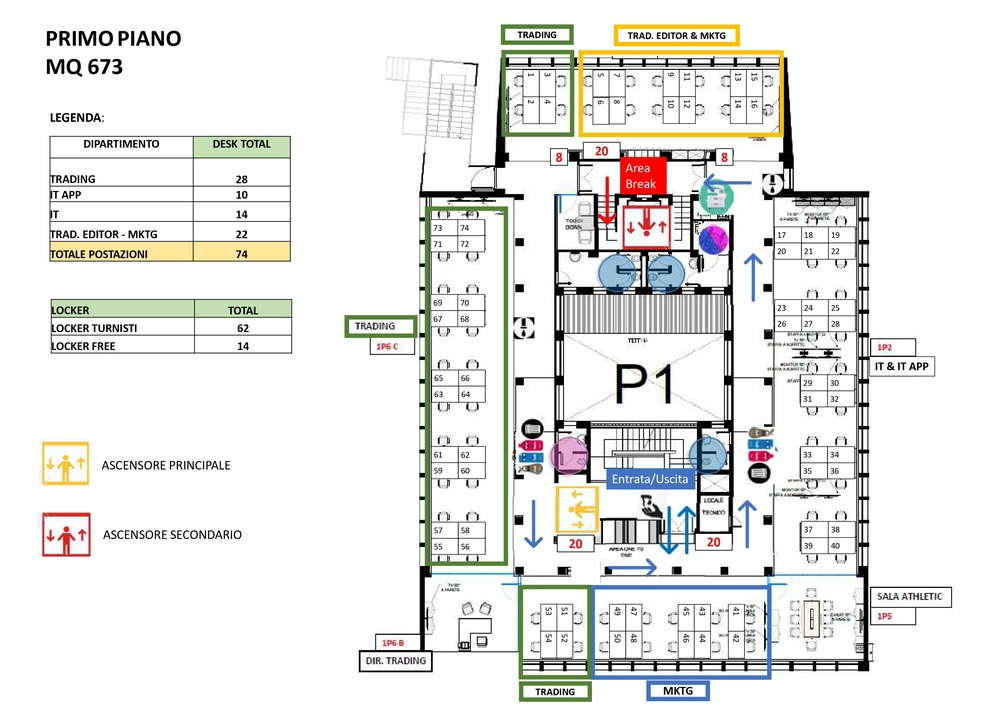
#> input picture assets/images/piano_1.jpg, 999 x 706 px, shrunk from 3509 x 2481 before the run
$ python script_pos.py
#> lines starting #> are read from the running program, lines starting #| are printed output that depends on the picture
import matplotlib.pyplot as plt
import matplotlib.image as mpimg
from matplotlib.widgets import TextBox, Button
import csv, os

class Annotatore:
    def __init__(self, file_img, out_csv, start_id=1):
#> called with file_img = 'piano_1.jpg', out_csv = 'p1_points.csv', start_id = 1
        self.img_path = file_img
        self.out_csv = out_csv
        self.start_id = start_id
        self.img = mpimg.imread(file_img)
#> self.img is the input picture: shape (706, 999, 3); mean R, G, B 232, 231.9, 229.8

        self.points = []          # (id, x, y)
        self.drawn = []           # [(pt_marker, text)]
        self.last_click = None    # (x, y)
        self.next_id = start_id

        self.fig, self.ax = plt.subplots()
        self.fig.canvas.manager.set_window_title(f"Annota: {os.path.basename(file_img)}")
        self.ax.imshow(self.img)
        self.ax.set_title("1) Clicca il centro scrivania  2) Imposta ID  3) Aggiungi  |  Salva CSV per esportare")
        self.ax.axis('on')

        # UI area
        box_h = 0.05
        self.ax_box  = self.fig.add_axes([0.13, 0.93, 0.2, box_h])
        self.ax_add  = self.fig.add_axes([0.35, 0.93, 0.12, box_h])
        self.ax_undo = self.fig.add_axes([0.48, 0.93, 0.12, box_h])
        self.ax_save = self.fig.add_axes([0.61, 0.93, 0.15, box_h])

        self.id_box = TextBox(self.ax_box, "ID:", initial=str(self.next_id))
        self.btn_add  = Button(self.ax_add, "Aggiungi")
        self.btn_undo = Button(self.ax_undo, "Undo")
        self.btn_save = Button(self.ax_save, "Salva CSV")

        # bindings
        self.cid_click = self.fig.canvas.mpl_connect('button_press_event', self.on_click)
        self.btn_add.on_clicked(self.on_add)
        self.btn_undo.on_clicked(self.on_undo)
        self.btn_save.on_clicked(self.on_save)

        plt.show()
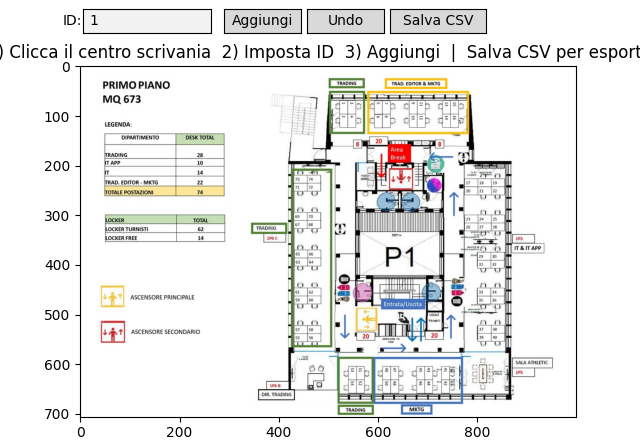
#> figure drawn by matplotlib, 2 panels

    # [61 lines left out: functions on_click, on_add, on_undo, on_save, _clear_temp, not called in this run]

def annota(file_img, out_csv, start_id=1):
    Annotatore(file_img, out_csv, start_id)

# Esempi d'uso:
annota("piano_1.jpg", "p1_points.csv", start_id=1)
annota("piano_3.jpg", "p3_points.csv", start_id=1)
#> call 2 of __init__, with file_img = 'piano_3.jpg', out_csv = 'p3_points.csv', start_id = 1
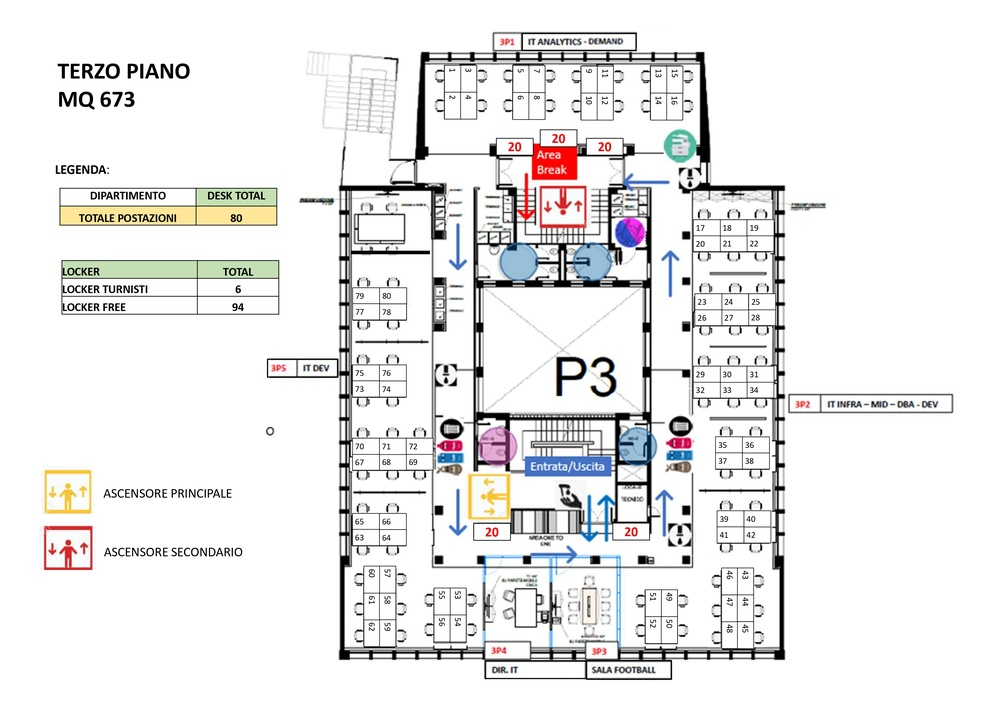
#> input picture assets/images/piano_3.jpg, 999 x 706 px, shrunk from 3509 x 2481 before the run
#> in __init__, self.img is the input picture: shape (706, 999, 3); mean R, G, B 234.8, 234.2, 234
#> in __init__ (call 2), `plt.show()`:
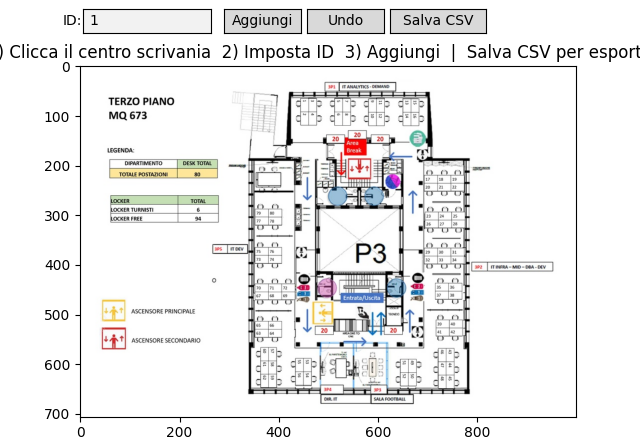
#> figure drawn by matplotlib, 2 panels
